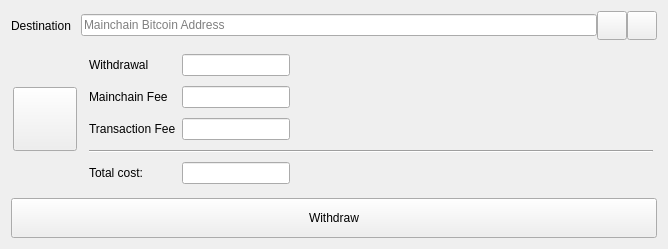
             <widget class="QWidget" name="Withdraw">
              <attribute name="icon">
               <iconset resource="../bitcoin.qrc">
                <normaloff>:/icons/left</normaloff>:/icons/left</iconset>
              </attribute>
              <attribute name="title">
               <string>Withdraw from Sidechain</string>
              </attribute>
              <attribute name="toolTip">
               <string>Withdraw from the Sidechain to the parent chain (DrivechainTESTDRIVE)</string>
              </attribute>
              <layout class="QVBoxLayout" name="verticalLayout">
               <item>
                <layout class="QHBoxLayout" name="payToLayout">
                 <property name="spacing">
                  <number>0</number>
                 </property>
                 <property name="sizeConstraint">
                  <enum>QLayout::SetDefaultConstraint</enum>
                 </property>
                 <item>
                  <widget class="QLabel" name="label">
                   <property name="text">
                    <string>Destination</string>
                   </property>
                  </widget>
                 </item>
                 <item>
                  <spacer name="horizontalSpacer_7">
                   <property name="orientation">
                    <enum>Qt::Horizontal</enum>
                   </property>
                   <property name="sizeType">
                    <enum>QSizePolicy::Fixed</enum>
                   </property>
                   <property name="sizeHint" stdset="0">
                    <size>
                     <width>10</width>
                     <height>20</height>
                    </size>
                   </property>
                  </spacer>
                 </item>
                 <item>
                  <widget class="QValidatedLineEdit" name="payTo">
                   <property name="toolTip">
                    <string>The Bitcoin address to send the payment to</string>
                   </property>
                   <property name="text">
                    <string/>
                   </property>
                   <property name="placeholderText">
                    <string>Mainchain Bitcoin Address</string>
                   </property>
                  </widget>
                 </item>
                 <item>
                  <widget class="QToolButton" name="pasteButton">
                   <property name="toolTip">
                    <string>Paste address from clipboard</string>
                   </property>
                   <property name="text">
                    <string/>
                   </property>
                   <property name="icon">
                    <iconset resource="../bitcoin.qrc">
                     <normaloff>:/icons/editpaste</normaloff>:/icons/editpaste</iconset>
                   </property>
                   <property name="iconSize">
                    <size>
                     <width>22</width>
                     <height>22</height>
                    </size>
                   </property>
                   <property name="shortcut">
                    <string>Alt+P</string>
                   </property>
                  </widget>
                 </item>
                 <item>
                  <widget class="QToolButton" name="deleteButton">
                   <property name="toolTip">
                    <string>Remove this entry</string>
                   </property>
                   <property name="text">
                    <string/>
                   </property>
                   <property name="icon">
                    <iconset resource="../bitcoin.qrc">
                     <normaloff>:/icons/remove</normaloff>:/icons/remove</iconset>
                   </property>
                   <property name="iconSize">
                    <size>
                     <width>22</width>
                     <height>22</height>
                    </size>
                   </property>
                  </widget>
                 </item>
                </layout>
               </item>
               <item>
                <layout class="QHBoxLayout" name="horizontalLayout_5" stretch="0,0">
                 <property name="leftMargin">
                  <number>2</number>
                 </property>
                 <property name="topMargin">
                  <number>2</number>
                 </property>
                 <property name="rightMargin">
                  <number>2</number>
                 </property>
                 <property name="bottomMargin">
                  <number>2</number>
                 </property>
                 <item>
                  <widget class="QPushButton" name="pushButtonWTHelp">
                   <property name="sizePolicy">
                    <sizepolicy hsizetype="Maximum" vsizetype="Fixed">
                     <horstretch>0</horstretch>
                     <verstretch>0</verstretch>
                    </sizepolicy>
                   </property>
                   <property name="minimumSize">
                    <size>
                     <width>64</width>
                     <height>64</height>
                    </size>
                   </property>
                   <property name="text">
                    <string/>
                   </property>
                   <property name="icon">
                    <iconset resource="../bitcoin.qrc">
                     <normaloff>:/icons/transaction_0</normaloff>:/icons/transaction_0</iconset>
                   </property>
                   <property name="iconSize">
                    <size>
                     <width>24</width>
                     <height>24</height>
                    </size>
                   </property>
                  </widget>
                 </item>
                 <item>
                  <layout class="QGridLayout" name="gridLayout_2" rowminimumheight="30,30,30,0,30">
                   <property name="leftMargin">
                    <number>6</number>
                   </property>
                   <property name="topMargin">
                    <number>2</number>
                   </property>
                   <property name="rightMargin">
                    <number>2</number>
                   </property>
                   <property name="bottomMargin">
                    <number>2</number>
                   </property>
                   <property name="verticalSpacing">
                    <number>2</number>
                   </property>
                   <item row="0" column="2" rowspan="3">
                    <spacer name="horizontalSpacer">
                     <property name="orientation">
                      <enum>Qt::Horizontal</enum>
                     </property>
                     <property name="sizeType">
                      <enum>QSizePolicy::Expanding</enum>
                     </property>
                     <property name="sizeHint" stdset="0">
                      <size>
                       <width>357</width>
                       <height>20</height>
                      </size>
                     </property>
                    </spacer>
                   </item>
                   <item row="1" column="0">
                    <widget class="QLabel" name="label_15">
                     <property name="text">
                      <string>Mainchain Fee</string>
                     </property>
                    </widget>
                   </item>
                   <item row="0" column="1">
                    <widget class="AmountField" name="payAmount"/>
                   </item>
                   <item row="2" column="0">
                    <widget class="QLabel" name="label_18">
                     <property name="text">
                      <string>Transaction Fee</string>
                     </property>
                    </widget>
                   </item>
                   <item row="3" column="0" colspan="3">
                    <widget class="Line" name="line_3">
                     <property name="sizePolicy">
                      <sizepolicy hsizetype="Minimum" vsizetype="Fixed">
                       <horstretch>0</horstretch>
                       <verstretch>0</verstretch>
                      </sizepolicy>
                     </property>
                     <property name="minimumSize">
                      <size>
                       <width>4</width>
                       <height>10</height>
                      </size>
                     </property>
                     <property name="orientation">
                      <enum>Qt::Horizontal</enum>
                     </property>
                    </widget>
                   </item>
                   <item row="2" column="1">
                    <widget class="AmountField" name="feeAmount"/>
                   </item>
                   <item row="0" column="0">
                    <widget class="QLabel" name="label_12">
                     <property name="text">
                      <string>Withdrawal</string>
                     </property>
                    </widget>
                   </item>
                   <item row="1" column="1">
                    <widget class="AmountField" name="mainchainFeeAmount"/>
                   </item>
                   <item row="4" column="0">
                    <widget class="QLabel" name="label_32">
                     <property name="text">
                      <string>Total cost:</string>
                     </property>
                    </widget>
                   </item>
                   <item row="4" column="1">
                    <widget class="AmountField" name="lineEditTotalWT"/>
                   </item>
                  </layout>
                 </item>
                </layout>
               </item>
               <item>
                <widget class="QPushButton" name="pushButtonWithdraw">
                 <property name="sizePolicy">
                  <sizepolicy hsizetype="Minimum" vsizetype="Maximum">
                   <horstretch>0</horstretch>
                   <verstretch>0</verstretch>
                  </sizepolicy>
                 </property>
                 <property name="minimumSize">
                  <size>
                   <width>0</width>
                   <height>40</height>
                  </size>
                 </property>
                 <property name="text">
                  <string>Withdraw</string>
                 </property>
                </widget>
               </item>
              </layout>
             </widget>
